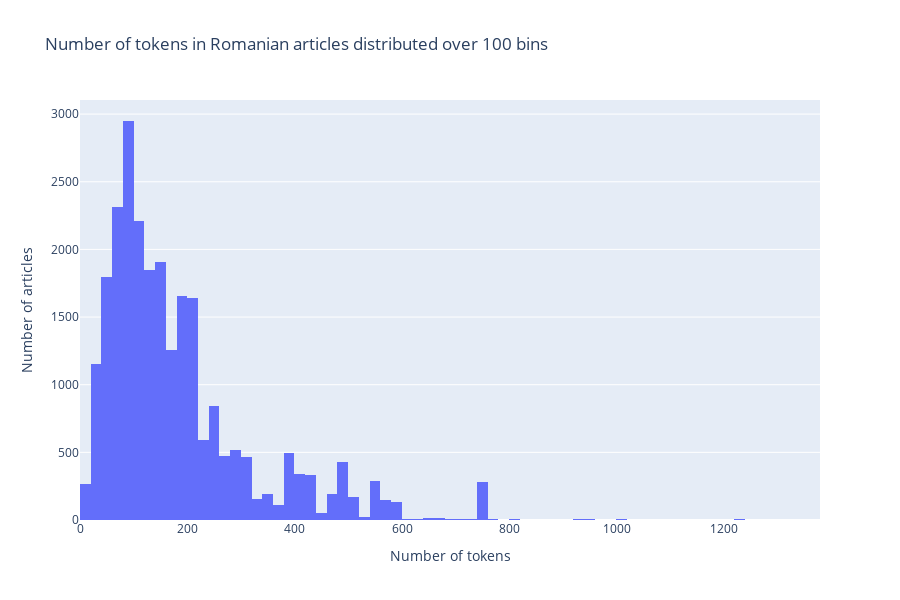
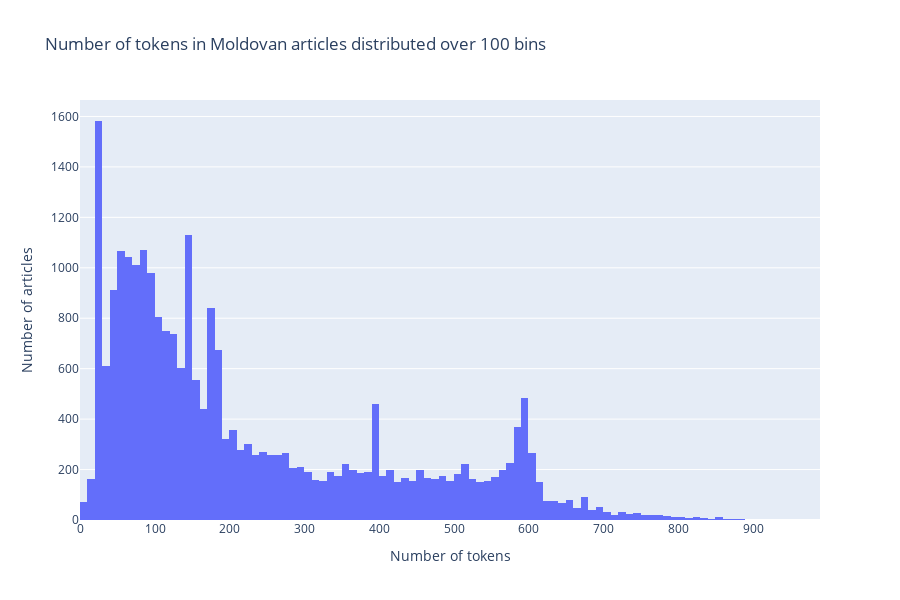

The code cell stored with these charts, in order, in its notebook:
### Code cell
import numpy as np
import plotly.graph_objects as go
import plotly.offline as pyo
pyo.init_notebook_mode(connected=True)

# Assuming y_list contains the language labels for each article
# "romana" for Romanian and "moldova" for Moldovan
romana_articles = [article for article, label in zip(X_list_tokenized, y_list) if label == "romana"]
moldova_articles = [article for article, label in zip(X_list_tokenized, y_list) if label == "moldova"]

# Filter out articles with more than 1500 tokens
filtered_romana_tokens = [len(article) for article in romana_articles if len(article) <= 1500]
filtered_moldova_tokens = [len(article) for article in moldova_articles if len(article) <= 1500]

def calculate_statistics(tokens):
    max_tokens = max(tokens)
    min_tokens = min(tokens)
    mean_tokens = np.mean(tokens)
    median_tokens = np.median(tokens)
    std_tokens = np.std(tokens)
    return max_tokens, min_tokens, mean_tokens, median_tokens, std_tokens

# Calculate statistics for Romana articles
romana_stats = calculate_statistics(filtered_romana_tokens)
print("Romana - Max tokens:", romana_stats[0])
print("Romana - Min tokens:", romana_stats[1])
print("Romana - Mean tokens:", romana_stats[2])
print("Romana - Median tokens:", romana_stats[3])
print("Romana - Standard deviation tokens:", romana_stats[4])

# Calculate statistics for Moldovan articles
moldova_stats = calculate_statistics(filtered_moldova_tokens)
print("Moldova - Max tokens:", moldova_stats[0])
print("Moldova - Min tokens:", moldova_stats[1])
print("Moldova - Mean tokens:", moldova_stats[2])
print("Moldova - Median tokens:", moldova_stats[3])
print("Moldova - Standard deviation tokens:", moldova_stats[4])

# Calculate percentage of texts with fewer than 256 tokens
romana_under_256 = len([article for article in romana_articles if len(article) < 256])
moldova_under_256 = len([article for article in moldova_articles if len(article) < 256])

romana_percentage_under_256 = (romana_under_256 / len(filtered_romana_tokens)) * 100
moldova_percentage_under_256 = (moldova_under_256 / len(filtered_moldova_tokens)) * 100

print(f"Percentage of Romanian texts with fewer than 256 tokens: {romana_percentage_under_256:.2f}%")
print(f"Percentage of Moldovan texts with fewer than 256 tokens: {moldova_percentage_under_256:.2f}%")

# Plot histograms for Romana articles
fig_romana = go.Figure(data=[go.Histogram(x=filtered_romana_tokens, nbinsx=100)])
fig_romana.update_layout(
    title='Number of tokens in Romanian articles distributed over 100 bins',
    xaxis_title='Number of tokens',
    yaxis_title='Number of articles',
    width=900,
    height=600
)

# Plot histograms for Moldovan articles
fig_moldova = go.Figure(data=[go.Histogram(x=filtered_moldova_tokens, nbinsx=100)])
fig_moldova.update_layout(
    title='Number of tokens in Moldovan articles distributed over 100 bins',
    xaxis_title='Number of tokens',
    yaxis_title='Number of articles',
    width=900,
    height=600
)

# Display the plots
pyo.iplot(fig_romana)
pyo.iplot(fig_moldova)

### Figure 1 — Plotly figure (JSON) as saved in the notebook; plotly's stock layout.template omitted (floating-point values rounded to 4 significant figures; data arrays with more than 128 entries replaced by an {"elided": "..."} marker saying what was removed)
{"data": [{"nbinsx": 100, "type": "histogram", "x": {"elided": "25374 int values"}}], "layout": {"height": 600, "title": {"text": "Number of tokens in Romanian articles distributed over 100 bins"}, "width": 900, "xaxis": {"title": {"text": "Number of tokens"}}, "yaxis": {"title": {"text": "Number of articles"}}}}

### Figure 2 — Plotly figure (JSON) as saved in the notebook; plotly's stock layout.template omitted (floating-point values rounded to 4 significant figures; data arrays with more than 128 entries replaced by an {"elided": "..."} marker saying what was removed)
{"data": [{"nbinsx": 100, "type": "histogram", "x": {"elided": "25381 int values"}}], "layout": {"height": 600, "title": {"text": "Number of tokens in Moldovan articles distributed over 100 bins"}, "width": 900, "xaxis": {"title": {"text": "Number of tokens"}}, "yaxis": {"title": {"text": "Number of articles"}}}}
